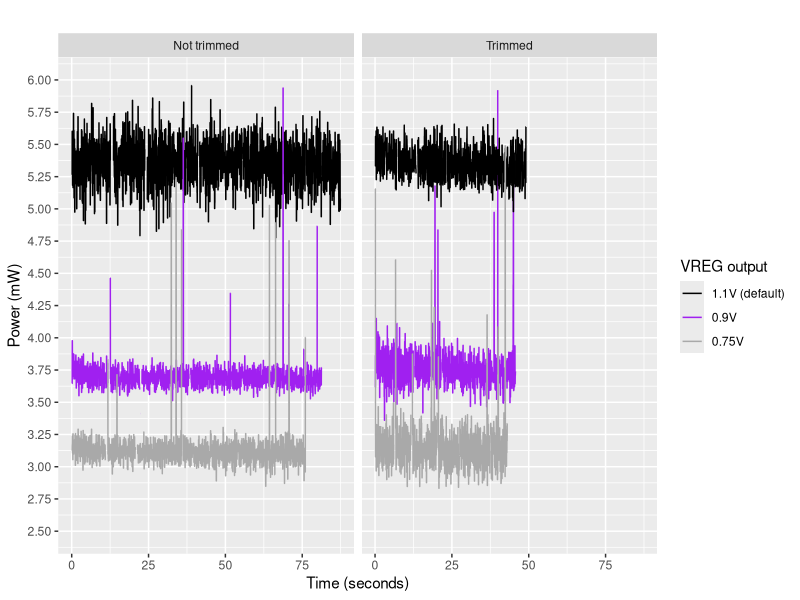

R code for this plot:
library("ggplot2")
library("dplyr")
library(rlang)

voltage <- 5.2
df <- read.csv("lposc_benchmarks.csv")
df <- df %>%
  mutate(
    x_range = cut(
      expe_num,
      breaks = c(0, 15, 30),   # upper bound is exclusive by default
      right = FALSE,              # [0,15), [15,30), ...
      labels = c("Not trimmed", "Trimmed")
    )
  )
df <- df %>%
  mutate(
    legend_group = case_when(
      expe_num %in% c(0:4, 20:24)   ~ "1.1V (default)",
      expe_num %in% c(5:9, 15:19)   ~ "0.9V",
      expe_num %in% c(10:14, 25:29) ~ "0.75V"
    )
  )
df$legend_group <- factor(df$legend_group, levels=c("1.1V (default)", "0.9V", "0.75V"))
df <- df %>% filter(iteration_num == 0)
p <- ggplot(df, aes(x = current_timestamp, y = current_sample*voltage, color=legend_group, group=factor(expe_num))) +
	geom_line(na.rm = TRUE) +
	scale_y_continuous(limits=c(2.5, 6), n.breaks=15) +
	facet_wrap(~ x_range) +
	labs(title = "", x = "Time (seconds)", y = "Power (mW)") +
  scale_color_manual(
		name = "VREG output",
    values = c(
      "1.1V (default)"      = "black",
      "0.9V"                = "purple",
      "0.75V"               = "darkgrey"
    )
  )
ggsave("lposc_benchmarks.pdf", plot=p)
